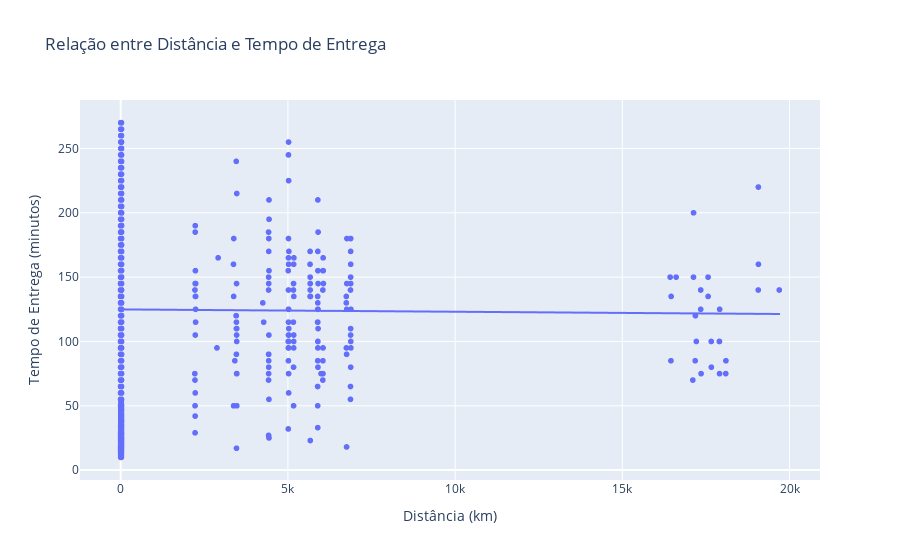

Here is the notebook cell this chart was saved with:
### Markdown cell above
### Relação entre Distância e Tempo de Entrega

### Code cell
fig = px.scatter(df, x='Distance', y='Delivery_Time', 
                 trendline='ols',
                 title='Relação entre Distância e Tempo de Entrega',
                 labels={'Distance': 'Distância (km)', 'Delivery_Time': 'Tempo de Entrega (minutos)'})
fig.show()

### Figure 1 — Plotly figure (JSON) as saved in the notebook; plotly's stock layout.template omitted (floating-point values rounded to 4 significant figures; data arrays with more than 128 entries replaced by an {"elided": "..."} marker saying what was removed)
{"data": [{"hovertemplate": "Distância (km)=%{x}<br>Tempo de Entrega (minutos)=%{y}<extra></extra>", "legendgroup": "", "marker": {"color": "#636efa", "symbol": "circle"}, "mode": "markers", "name": "", "showlegend": false, "type": "scattergl", "x": {"elided": "43739 float values"}, "xaxis": "x", "y": {"elided": "43739 int values"}, "yaxis": "y"}, {"hovertemplate": "<b>OLS trendline</b><br>Delivery_Time = -0.000181015 * Distance + 124.913<br>R<sup>2</sup>=0.000003<br><br>Distância (km)=%{x}<br>Tempo de Entrega (minutos)=%{y} <b>(trend)</b><extra></extra>", "legendgroup": "", "marker": {"color": "#636efa", "symbol": "circle"}, "mode": "lines", "name": "", "showlegend": false, "type": "scattergl", "x": {"elided": "43739 float values"}, "xaxis": "x", "y": {"elided": "43739 float values"}, "yaxis": "y"}], "layout": {"legend": {"tracegroupgap": 0}, "title": {"text": "Relação entre Distância e Tempo de Entrega"}, "xaxis": {"anchor": "y", "domain": [0, 1], "title": {"text": "Distância (km)"}}, "yaxis": {"anchor": "x", "domain": [0, 1], "title": {"text": "Tempo de Entrega (minutos)"}}}}
